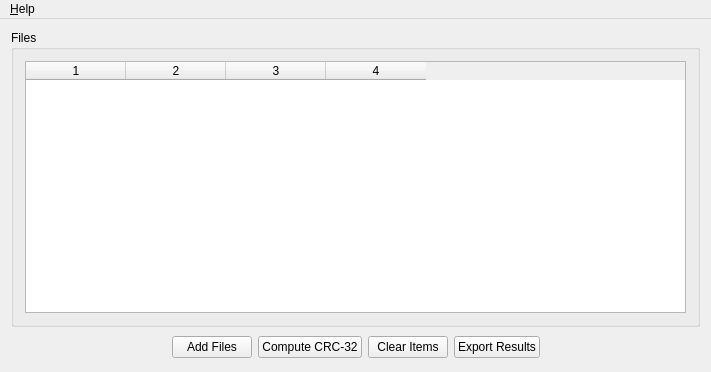
<?xml version="1.0" encoding="UTF-8"?>
<ui version="4.0">
 <class>MainWindow</class>
 <widget class="QMainWindow" name="MainWindow">
  <property name="geometry">
   <rect>
    <x>0</x>
    <y>0</y>
    <width>711</width>
    <height>372</height>
   </rect>
  </property>
  <property name="font">
   <font>
    <family>MS Shell Dlg 2</family>
   </font>
  </property>
  <property name="windowTitle">
   <string>CRC-32 Calculator</string>
  </property>
  <property name="windowIcon">
   <iconset resource="resources.qrc">
    <normaloff>:/icons/MAX.ico</normaloff>:/icons/MAX.ico</iconset>
  </property>
  <widget class="QWidget" name="centralWidget">
   <layout class="QGridLayout" name="gridLayout_2">
    <item row="0" column="0" colspan="6">
     <widget class="QGroupBox" name="groupBox">
      <property name="title">
       <string>Files</string>
      </property>
      <layout class="QGridLayout" name="gridLayout">
       <item row="0" column="0">
        <widget class="QTableWidget" name="filesTable">
         <property name="editTriggers">
          <set>QAbstractItemView::NoEditTriggers</set>
         </property>
         <property name="alternatingRowColors">
          <bool>true</bool>
         </property>
         <property name="selectionBehavior">
          <enum>QAbstractItemView::SelectRows</enum>
         </property>
         <property name="textElideMode">
          <enum>Qt::ElideLeft</enum>
         </property>
         <property name="horizontalScrollMode">
          <enum>QAbstractItemView::ScrollPerPixel</enum>
         </property>
         <property name="columnCount">
          <number>4</number>
         </property>
         <attribute name="verticalHeaderDefaultSectionSize">
          <number>25</number>
         </attribute>
         <column/>
         <column/>
         <column/>
         <column/>
        </widget>
       </item>
      </layout>
     </widget>
    </item>
    <item row="1" column="0">
     <spacer name="horizontalSpacer">
      <property name="orientation">
       <enum>Qt::Horizontal</enum>
      </property>
      <property name="sizeHint" stdset="0">
       <size>
        <width>171</width>
        <height>28</height>
       </size>
      </property>
     </spacer>
    </item>
    <item row="1" column="1">
     <widget class="QPushButton" name="addFilesButton">
      <property name="text">
       <string>Add Files</string>
      </property>
     </widget>
    </item>
    <item row="1" column="2">
     <widget class="QPushButton" name="calculateCrcButton">
      <property name="text">
       <string>Compute CRC-32</string>
      </property>
     </widget>
    </item>
    <item row="1" column="3">
     <widget class="QPushButton" name="clearItemsButton">
      <property name="text">
       <string>Clear Items</string>
      </property>
     </widget>
    </item>
    <item row="1" column="4">
     <widget class="QPushButton" name="exportResultsButton">
      <property name="text">
       <string>Export Results</string>
      </property>
     </widget>
    </item>
    <item row="1" column="5">
     <spacer name="horizontalSpacer_2">
      <property name="orientation">
       <enum>Qt::Horizontal</enum>
      </property>
      <property name="sizeHint" stdset="0">
       <size>
        <width>170</width>
        <height>28</height>
       </size>
      </property>
     </spacer>
    </item>
   </layout>
  </widget>
  <widget class="QMenuBar" name="menuBar">
   <property name="geometry">
    <rect>
     <x>0</x>
     <y>0</y>
     <width>711</width>
     <height>21</height>
    </rect>
   </property>
   <widget class="QMenu" name="menu_Help">
    <property name="title">
     <string>&amp;Help</string>
    </property>
    <addaction name="action_About"/>
    <addaction name="separator"/>
    <addaction name="actionAbout_Qt"/>
   </widget>
   <addaction name="menu_Help"/>
  </widget>
  <action name="action_About">
   <property name="text">
    <string>&amp;About</string>
   </property>
  </action>
  <action name="actionAbout_Qt">
   <property name="text">
    <string>About &amp;Qt</string>
   </property>
  </action>
 </widget>
 <layoutdefault spacing="6" margin="11"/>
 <resources>
  <include location="resources.qrc"/>
 </resources>
 <connections/>
</ui>
